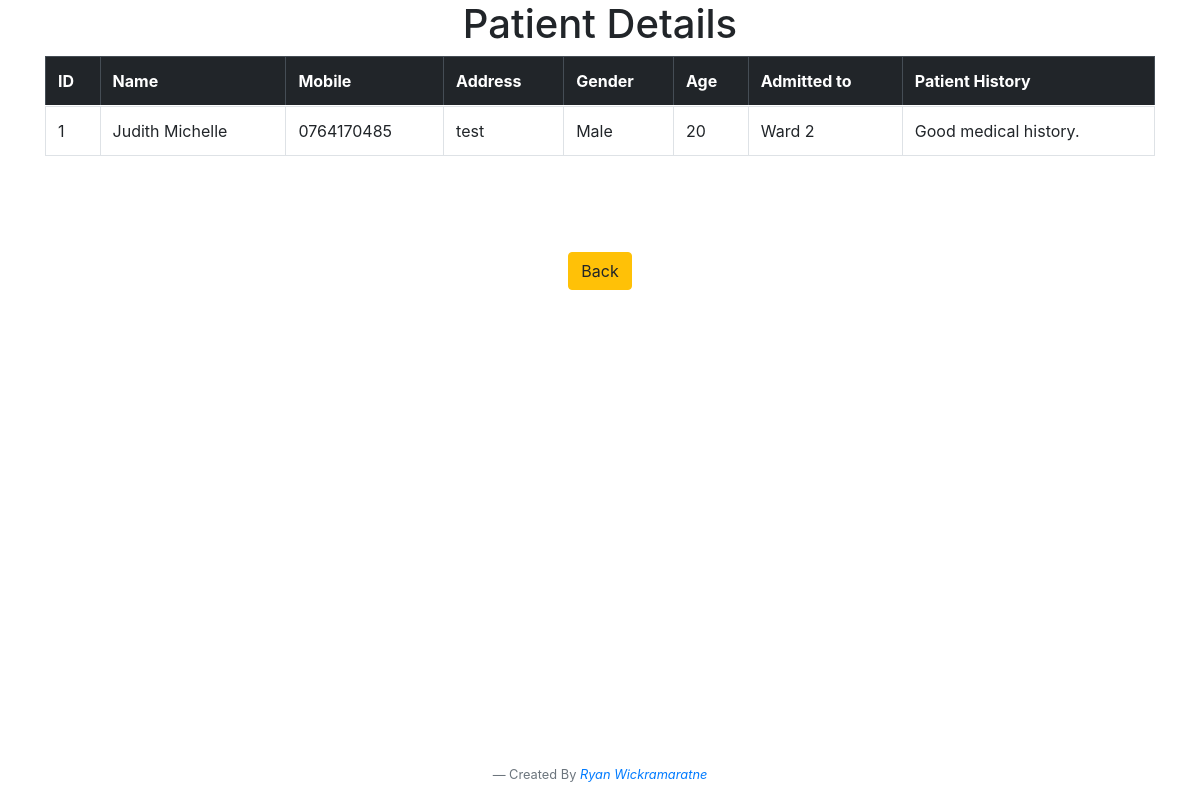
Page /Page_Files/Functions_Patients/View_Patient.php?user_id=7 on the committed database.
### tables this page shows
CREATE TABLE IF NOT EXISTS `patient` (
  `id` int(10) NOT NULL AUTO_INCREMENT,
  `p_card` varchar(50) NOT NULL,
  `p_f_name` varchar(50) NOT NULL,
  `p_l_name` varchar(50) NOT NULL,
  `p_address` varchar(50) NOT NULL,
  `p_mobile` varchar(50) NOT NULL,
  `p_gender` varchar(20) NOT NULL,
  `p_age` int(10) NOT NULL,
  `p_admit` varchar(10) NOT NULL,
  `p_history` varchar(255) NOT NULL,
  PRIMARY KEY (`id`)
);

### Page_Files/Functions_Patients/View_Patient.php (the view, shortened to what this page needs)
<?php  include '../../header.php'?>
<h1 class="text-center">Patient Details</h1>
  <div class="container">
    <table class="table table-striped table-bordered table-hover">
      <thead class="table-dark">
        <tr>
          <th  scope="col" >ID</th>
          <th  scope="col">Name</th>
          <th  scope="col">Mobile</th>
          <th  scope="col">Address</th>
           <th  scope="col">Gender</th>
          <th  scope="col">Age</th>
          <th  scope="col">Admitted to</th>
          <th  scope="col">Patient History</th>
        </tr>
      </thead>
        <tbody>
          <tr>
            <?php
              if (isset($_GET['user_id']))
              {
                  $userid = $_GET['user_id'];
                  $query="SELECT * FROM patient WHERE id = {$userid} ";
                  $view_staff= mysqli_query($conn,$query);
                  while($row = mysqli_fetch_assoc($view_staff))
                  {
                    $pidc = $row['p_card'];
                    $pfName  = $row['p_f_name'];
                    $plName  = $row['p_l_name'];
                    $pMobile = $row['p_mobile'];
                    $pAddress = $row['p_address'];
                    $pGender = $row['p_gender'];
                    $page = $row['p_age'];
                    $pward = $row['p_admit'];
                    $phistory = $row['p_history'];
                    echo "<tr >";
                    echo " <td >{$pidc}</td>";
                    echo " <td > {$pfName} {$plName} </td>";
                    echo " <td > {$pMobile}</td>";
                    echo " <td >{$pAddress} </td>";
                    echo " <td > {$pGender}</td>";
                    echo " <td >{$page} </td>";
                    echo " <td >{$pward} </td>";
                    echo " <td >{$phistory} </td>";
                    echo " </tr> ";
                  }
                }
            ?>
          </tr>
        </tbody>
    </table>
  </div>
  <div class="container text-center mt-5">
    <a href="../patients.php" class="btn btn-warning mt-5"> Back </a>
  <div>
<?php include "../../footer.php" ?>

### rows in the picture
patient: p_card "1", p_f_name "Judith", p_l_name "Michelle", p_mobile "0764170485", p_address "test", p_gender "Male", p_age "20", p_admit "Ward 2", p_history "Good medical history."
